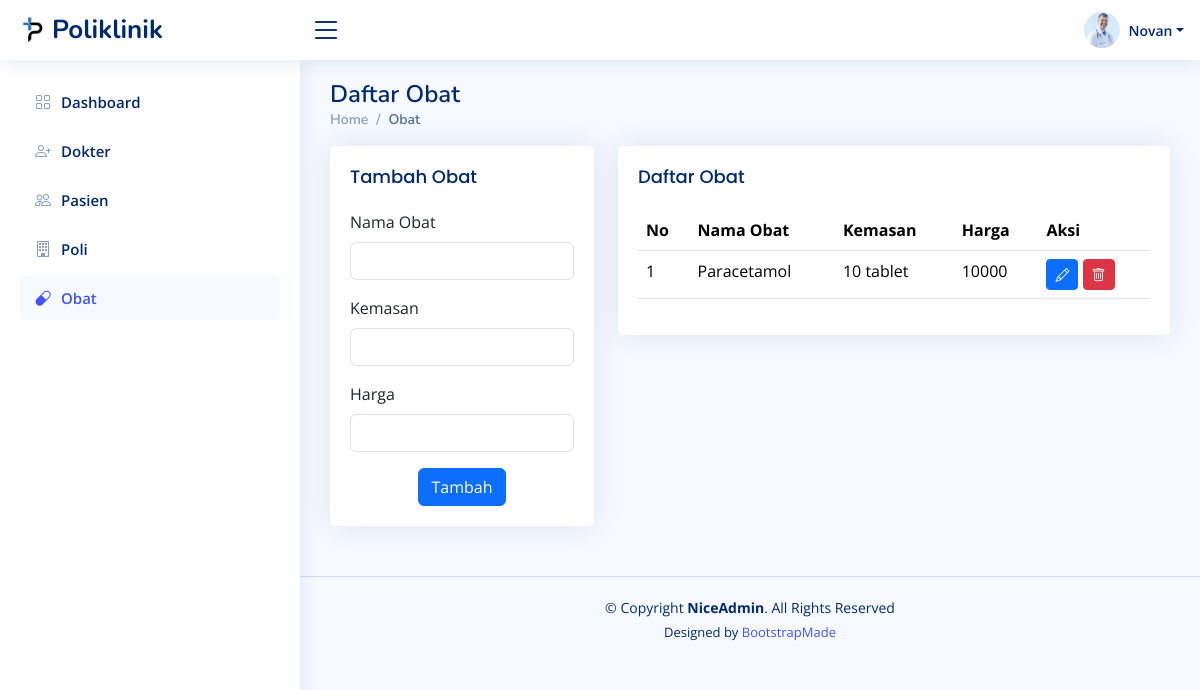
The app's page /obat_admin.php (signed in) with its own data.
### tables this page shows
CREATE TABLE `obat` (
  `id` int(11) NOT NULL,
  `nama_obat` varchar(50) NOT NULL,
  `kemasan` varchar(35) DEFAULT NULL,
  `harga` int(10) UNSIGNED DEFAULT 0
);

### obat_admin.php (the view, shortened to what this page needs)
<?php
$nama = $_SESSION['nama'];
?>
<!DOCTYPE html>
<html lang="en">
<head>
  <link href="assets/vendor/bootstrap/css/bootstrap.min.css" rel="stylesheet" />
  <link href="assets/vendor/bootstrap-icons/bootstrap-icons.css" rel="stylesheet" />
  <link href="assets/vendor/boxicons/css/boxicons.min.css" rel="stylesheet" />
  <link href="assets/vendor/quill/quill.snow.css" rel="stylesheet" />
  <link href="assets/vendor/quill/quill.bubble.css" rel="stylesheet" />
  <link href="assets/vendor/remixicon/remixicon.css" rel="stylesheet" />
  <link href="assets/vendor/simple-datatables/style.css" rel="stylesheet" />
  <link href="assets/css/style.css" rel="stylesheet" />
</head>
<body>
  <header id="header" class="header fixed-top d-flex align-items-center">
    <div class="d-flex align-items-center justify-content-between">
      <a href="index.html" class="logo d-flex align-items-center">
        <img src="assets/img/logo.png" alt="" />
        <span class="d-none d-lg-block">Poliklinik</span>
      </a>
      <i class="bi bi-list toggle-sidebar-btn"></i>
    </div>
    <nav class="header-nav ms-auto">
      <ul class="d-flex align-items-center">
        <li class="nav-item dropdown pe-3">
          <a class="nav-link nav-profile d-flex align-items-center pe-0" href="#" data-bs-toggle="dropdown">
            <img src="assets/img/doctor.jpg" alt="Profile" class="rounded-circle" />
            <span class="d-none d-md-block dropdown-toggle ps-2"><?php echo $nama ?></span> </a>
        </li>
      </ul>
    </nav>
  </header>
  <aside id="sidebar" class="sidebar">
    <ul class="sidebar-nav" id="sidebar-nav">
      <li class="nav-item">
        <a class="nav-link collapsed" href="dashboard_admin.php">
          <i class="bi bi-grid"></i>
          <span>Dashboard</span>
        </a>
      </li>
      <li class="nav-item">
        <a class="nav-link collapsed" href="dokter_admin.php">
          <i class="bi bi-person-plus"></i>
          <span>Dokter</span>
        </a>
      </li>
      <li class="nav-item">
        <a class="nav-link collapsed" href="pasien_admin.php">
          <i class="bi bi-people"></i>
          <span>Pasien</span>
        </a>
      </li>
      <li class="nav-item">
        <a class="nav-link collapsed" href="poli_admin.php">
          <i class="bi bi-building"></i>
          <span>Poli</span>
        </a>
      </li>
      <li class="nav-item">
        <a class="nav-link" href="obat_admin.php">
          <i class="bi bi-capsule"></i>
          <span>Obat</span>
        </a>
      </li>
    </ul>
  </aside>
  <main id="main" class="main">
    <div class="pagetitle">
      <h1>Daftar Obat</h1>
      <nav>
        <ol class="breadcrumb">
          <li class="breadcrumb-item"><a href="dashboard_admin.php">Home</a></li>
          <li class="breadcrumb-item active">Obat</li>
        </ol>
      </nav>
    </div>
    <section class="section dashboard">
      <div class="row">
        <div class="col-lg-4">
          <div class="card">
            <div class="card-body">
              <h5 class="card-title">Tambah Obat</h5>
              <form action="src/obat/add.php" method="post" class="row g-3">
                <div class="col-12">
                  <label for="inputNamaObat" class="form-label">Nama Obat</label>
                  <input type="text" class="form-control" id="inputNamaObat" name="nama_obat" />
                </div>
                <div class="col-12">
                  <label for="inputKemasan" class="form-label">Kemasan</label>
                  <input type="text" class="form-control" id="inputKemasan" name="kemasan" />
                </div>
                <div class="col-12">
                  <label for="inputHarga" class="form-label">Harga</label>
                  <input type="text" class="form-control" id="inputHarga" name="harga" />
                </div>
                <div class="text-center">
                  <button type="submit" class="btn btn-primary">
                    Tambah
                  </button>
                </div>
              </form>
            </div>
          </div>
        </div>
        <div class="col-lg-8">
          <div class="row">
            <div class="col-12">
              <div class="card">
                <div class="card-body">
                  <h5 class="card-title">Daftar Obat</h5>
                  <table class="table datatable">
                    <thead>
                      <tr>
                        <th>No</th>
                        <th>Nama Obat</th>
                        <th>Kemasan</th>
                        <th>Harga</th>
                        <th>Aksi</th>
                      </tr>
                    </thead>
                    <tbody>
                      <?php
                      require 'config/database.php';
                      $no = 1;
                      $query = "SELECT * FROM obat";
                      $result = mysqli_query($mysqli, $query);
                      while ($data = mysqli_fetch_array($result)) {
                      ?>
                        <tr>
                          <td><?php echo $no++ ?></td>
                          <td><?php echo $data['nama_obat'] ?></td>
                          <td><?php echo $data['kemasan'] ?></td>
                          <td><?php echo $data['harga'] ?></td>
                          <td>
                            <button type='button' class='btn btn-sm btn-primary' data-toggle="modal"
                              data-target="#editModal<?php echo $data['id'] ?>"><i class="bi bi-pencil"></i></button>
                            <button type='button' class='btn btn-sm btn-danger' data-toggle="modal"
                              data-target="#hapusModal<?php echo $data['id'] ?>"><i class="bi bi-trash"></i></button>
                          </td>
                        </tr>
                      <?php } ?>
                    </tbody>
                  </table>
                </div>
              </div>
            </div>
          </div>
        </div>
      </div>
    </section>
  </main>
  <footer id="footer" class="footer">
    <div class="copyright">
      &copy; Copyright <strong><span>NiceAdmin</span></strong>. All Rights Reserved
    </div>
    <div class="credits">
      Designed by <a href="https://bootstrapmade.com/">BootstrapMade</a>
    </div>
  </footer>
</body>
</html>

### assets/css/style.css (style rules this page uses)
:root { scroll-behavior: smooth; }
body { font-family: "Open Sans", sans-serif; background: #f6f9ff; color: #444444; }
a { color: #4154f1; text-decoration: none; }
h1, h2, h3, h4, h5, h6 { font-family: "Nunito", sans-serif; }
#main { margin-top: 60px; padding: 20px 30px; transition: all 0.3s; }
.pagetitle { margin-bottom: 10px; }
.pagetitle h1 { font-size: 24px; margin-bottom: 0; font-weight: 600; color: #012970; }
.card { margin-bottom: 30px; border: none; border-radius: 5px; box-shadow: 0px 0 30px rgba(1, 41, 112, 0.1); }
.card-title { padding: 20px 0 15px 0; font-size: 18px; font-weight: 500; color: #012970; font-family: "Poppins", sans-serif; }
.card-body { padding: 0 20px 20px 20px; }
.breadcrumb { font-size: 14px; font-family: "Nunito", sans-serif; color: #899bbd; font-weight: 600; }
.breadcrumb a { color: #899bbd; transition: 0.3s; }
.breadcrumb .breadcrumb-item::before { color: #899bbd; }
.breadcrumb .active { color: #51678f; font-weight: 600; }
.logo { line-height: 1; }
@media (min-width: 1200px) { .logo { width: 280px; } }
.logo img { max-height: 26px; margin-right: 6px; }
.logo span { font-size: 26px; font-weight: 700; color: #012970; font-family: "Nunito", sans-serif; }
.header { transition: all 0.5s; z-index: 997; height: 60px; box-shadow: 0px 2px 20px rgba(1, 41, 112, 0.1); background-color: #fff; padding-left: 20px; }
.header .toggle-sidebar-btn { font-size: 32px; padding-left: 10px; cursor: pointer; color: #012970; }
.header-nav ul { list-style: none; }
.header-nav > ul { margin: 0; padding: 0; }
.header-nav .nav-profile { color: #012970; }
.header-nav .nav-profile img { max-height: 36px; }
.header-nav .nav-profile span { font-size: 14px; font-weight: 600; }
.sidebar { position: fixed; top: 60px; left: 0; bottom: 0; width: 300px; z-index: 996; transition: all 0.3s; padding: 20px; overflow-y: auto; scrollbar-width: thin; scrollbar-color: #aab7cf transparent; box-shadow: 0px 0px 20px rgba(1, 41, 112, 0.1); background-color: #fff; }
@media (min-width: 1200px) { #main, #footer { margin-left: 300px; } }
.sidebar-nav { padding: 0; margin: 0; list-style: none; }
.sidebar-nav li { padding: 0; margin: 0; list-style: none; }
.sidebar-nav .nav-item { margin-bottom: 5px; }
.sidebar-nav .nav-link { display: flex; align-items: center; font-size: 15px; font-weight: 600; color: #4154f1; transition: 0.3; background: #f6f9ff; padding: 10px 15px; border-radius: 4px; }
.sidebar-nav .nav-link i { font-size: 16px; margin-right: 10px; color: #4154f1; }
.sidebar-nav .nav-link.collapsed { color: #012970; background: #fff; }
.sidebar-nav .nav-link.collapsed i { color: #899bbd; }
.footer { padding: 20px 0; font-size: 14px; transition: all 0.3s; border-top: 1px solid #cddfff; }
.footer .copyright { text-align: center; color: #012970; }
.footer .credits { padding-top: 5px; text-align: center; font-size: 13px; color: #012970; }

### records on screen
obat: nama_obat "Paracetamol", kemasan "10 tablet", harga "10000"

### other values on screen
$nama "Novan"
